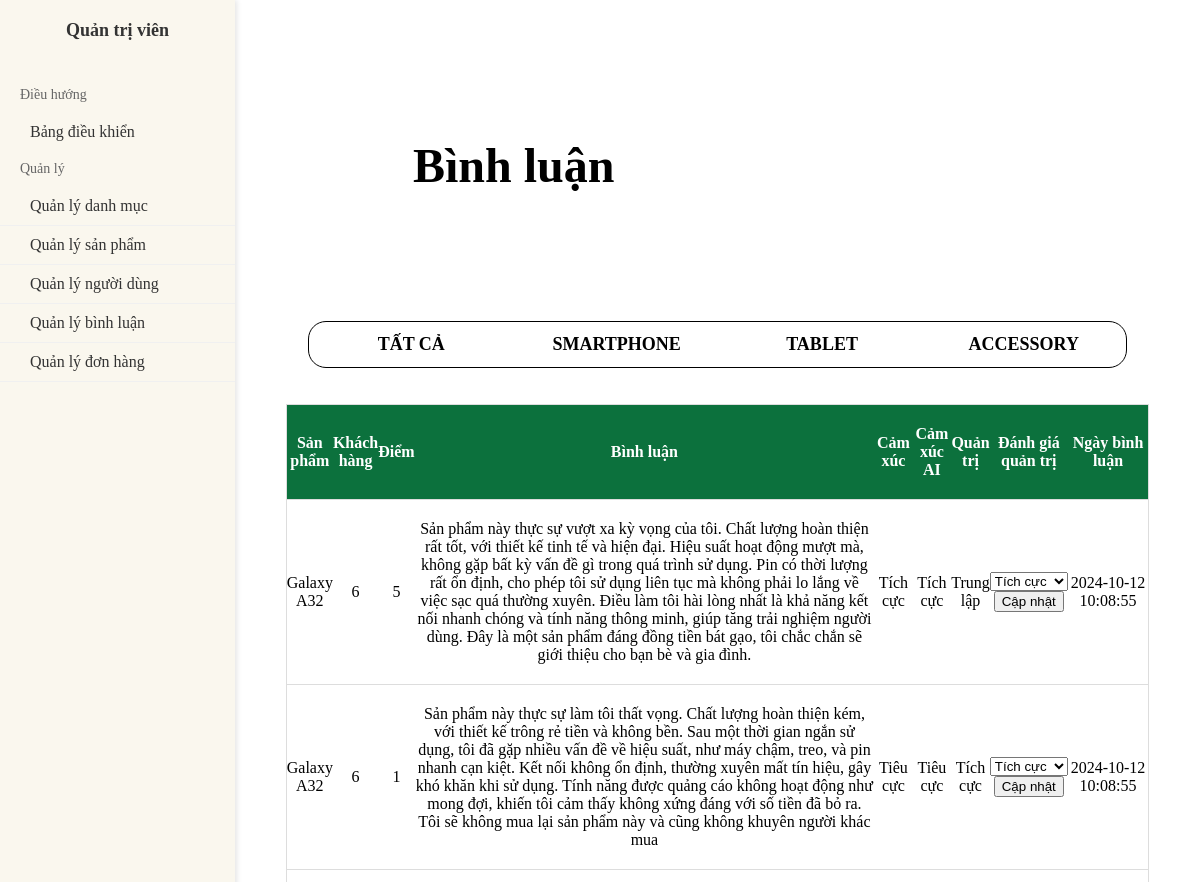
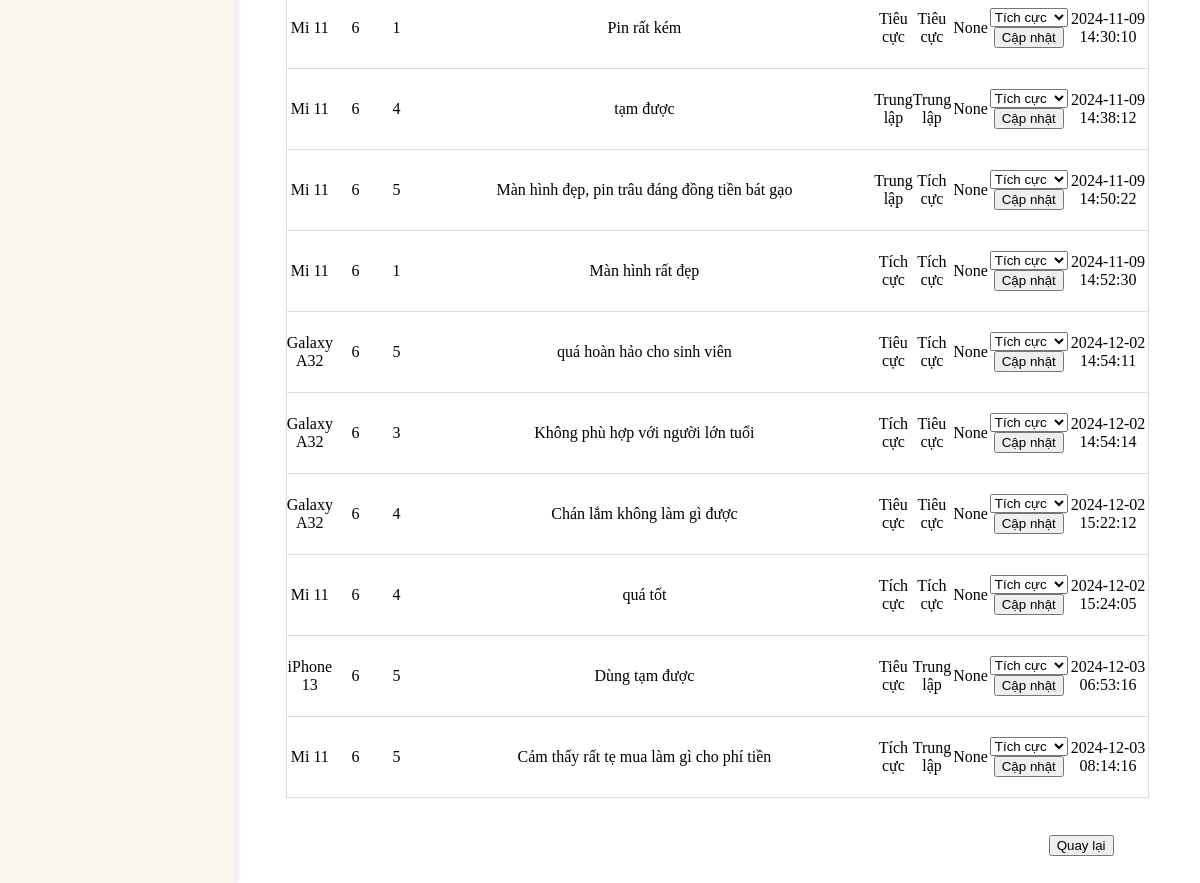
/admin/comment/, run on the app's committed database (2 pictures, top to bottom).
### tables this page shows
CREATE TABLE categories (
    category_id INTEGER PRIMARY KEY AUTOINCREMENT, -- Sửa đổi tên cột
    name TEXT NOT NULL UNIQUE,
    description TEXT,
    created_at DATETIME DEFAULT CURRENT_TIMESTAMP,
    updated_at DATETIME DEFAULT CURRENT_TIMESTAMP
);

CREATE TABLE reviews (
    id INTEGER PRIMARY KEY AUTOINCREMENT,
    user_id INTEGER,
    product_id INTEGER,
    product_variant_id INTEGER,
    rating INTEGER CHECK (rating BETWEEN 1 AND 5),
    comment TEXT,
    sentiment TEXT,  -- Cột để lưu trữ sentiment
    sentiment_ai TEXT,  -- Cột để lưu trữ sentiment do AI đưa ra
    sentiment_ad TEXT,  -- Cột để lưu trữ sentiment do admin đưa ra
    created_at DATETIME DEFAULT CURRENT_TIMESTAMP,
    updated_at DATETIME DEFAULT CURRENT_TIMESTAMP,
    order_item_id INTEGER, -- Đảm bảo cột này được khai báo
    FOREIGN KEY (user_id) REFERENCES users(user_id),
    FOREIGN KEY (product_variant_id) REFERENCES product_variants(variant_id),
    FOREIGN KEY (order_item_id) REFERENCES order_items(item_id)  -- Ràng buộc khóa ngoại đến order_items
);

CREATE TABLE products (
    product_id INTEGER PRIMARY KEY AUTOINCREMENT, -- Sửa đổi tên cột
    name TEXT NOT NULL,
    brand_id INTEGER,
    description TEXT,
    average_rating DECIMAL(3, 2) DEFAULT 0,
    review_count INTEGER DEFAULT 0,
    category_id INTEGER,
    price DECIMAL(10, 2) DEFAULT 0, -- Giá cơ bản cho sản phẩm
    image_url TEXT, -- Hình ảnh chính cho sản phẩm
    total_stock INTEGER DEFAULT 0, -- Tổng số lượng tồn kho
    total_sold INTEGER DEFAULT 0, -- Tổng số lượng đã bán
    is_variants INTEGER DEFAULT 0, -- Xác định sản phẩm có biến thể hay không (0 = không, 1 = có)
    is_active INTEGER DEFAULT 1, -- Trạng thái hoạt động của sản phẩm (0 = không hoạt động, 1 = hoạt động)
    created_at DATETIME DEFAULT CURRENT_TIMESTAMP,
    updated_at DATETIME DEFAULT CURRENT_TIMESTAMP, positive_summary TEXT, negative_summary TEXT,
    FOREIGN KEY (brand_id) REFERENCES brands(brand_id),
    FOREIGN KEY (category_id) REFERENCES categories(category_id)
);

### main.py (the view, shortened to what this page needs)
@app.route('/admin/comment/', defaults={'category_id': None, 'product_id': None}, methods=['GET', 'POST'])
@app.route('/admin/comment/category/<int:category_id>', methods=['GET', 'POST'])
@app.route('/admin/comment/product/<int:product_id>', methods=['GET', 'POST'])
def admin_commentss(category_id=None, product_id=None):
    conn = get_db_connection()
    cursor = conn.cursor()
    selected_category_id = None
    selected_product_id = None
    cursor.execute("SELECT * FROM categories")
    categories = cursor.fetchall()
    if product_id is not None:
        cursor.execute("SELECT r.*, p.name FROM reviews r JOIN products p ON r.product_id = p.product_id WHERE r.product_id = ?", (product_id,))
        reviews = cursor.fetchall()
        selected_product_id = product_id
    else:
        cursor.execute("SELECT r.*, p.name FROM reviews r JOIN products p ON r.product_id = p.product_id")
        reviews = cursor.fetchall()
        selected_category_id = None
        selected_product_id = None
    conn.close()
    return render_template('admin/adcomct.html', categories=categories, reviews=reviews, selected_category_id=selected_category_id, selected_product_id=selected_product_id)

### main.py (called while the page is built)
def get_db_connection():
    conn = sqlite3.connect('db/csdl.db')
    conn.row_factory = sqlite3.Row
    return conn

### templates/admin/adcomct.html (shortened to what this page needs)
<!DOCTYPE html>
<html lang="en">
<head>
    <link rel="stylesheet" href="/static/css/qldonhang.css">
</head>
<body>
    <nav class="pcoded-navbar">
        <div class="navbar-wrapper">
            <div class="navbar-content scroll-div">
                <div class="">
                    <div class="main-menu-header">
                        Quản trị viên
                    </div>
                </div>
                <ul class="nav pcoded-inner-navbar">
                    <li class="nav-item pcoded-menu-caption">
                        <label>Điều hướng</label>
                    </li>
                    <li class="nav-item">
                        <a href="/admin/" class="nav-link">
                            <span class="pcoded-mtext">Bảng điều khiển</span>
                        </a>
                    </li>
                    <li class="nav-item pcoded-menu-caption">
                        <label>Quản lý</label>
                    </li>
                    <li class="nav-item management-item">
                        <a href="/admin/category" class="nav-link">
                            <span class="pcoded-mtext">Quản lý danh mục</span>
                        </a>
                    </li>
                    <li class="nav-item management-item">
                        <a href="/admin/products" class="nav-link">
                            <span class="pcoded-mtext">Quản lý sản phẩm</span>
                        </a>
                    </li>
                    <li class="nav-item management-item">
                        <a href="/admin/users" class="nav-link"><span class="pcoded-mtext">Quản lý người dùng</span></a>
                    </li>
                    <li class="nav-item management-item">
                        <a href="/admin/comments" class="nav-link"><span class="pcoded-mtext">Quản lý bình luận</span></a>
                    </li>
                    <li class="nav-item management-item">
                        <a href="/admin/qldonhang" class="nav-link"><span class="pcoded-mtext">Quản lý đơn hàng</span></a>
                    </li>
                </ul>
            </div>
        </div>
    </nav>
    <div class="pcoded-main-container">
    <section id="history-title">
        <h1>Bình luận</h1>
    </section>
    <div class="history-container">
        <table class="order-statuses">
            <tr>
                <th><a href="/admin/comment" class="filter-order-status">Tất cả</a></th>
                {% for category in categories %}
                <th><a href="/admin/comment/category/{{ category['category_id'] }}" class="filter-order-status">{{ category['name'] }}</a></th>
                {% endfor %}
            </tr>
        </table>
        <table class="order-details">
            <tr>
                <th>Sản phẩm</th>
                <th >Khách hàng</th>
                <th >Điểm</th>
                <th style="width: 800px;">Bình luận</th>
                <th >Cảm xúc </th>
                <th >Cảm xúc AI</th>
                <th>Quản trị</th>
                <th>Đánh giá quản trị</th>
                <th style="width: 100px;">Ngày bình luận</th>
            </tr>
            {% for review in reviews %}
            <tr>
                <td>{{ review['name'] }}</td>
                <td>{{ review['user_id'] }}</td>
                <td>{{ review['rating'] }}</td>
                <td>{{ review['comment'] }}</td>
                <td>{{ review['sentiment'] }}</td>
                <td>{{ review['sentiment_ai'] }}</td>
                <td>{{ review['sentiment_ad'] }}</td>
                <td>
                    <form method="POST" style="display:inline;" action="/admin/update_admin_review/{{ review['id'] }}">
                        <select name="admin_sentiment">
                            <option value="Tích cực" {% if review['admin_sentiment'] == 'Tích cực' %}selected{% endif %}>Tích cực</option>
                        </select>
                        <button type="submit">Cập nhật</button>
                    </form>
                </td>
                <td>{{ review['created_at'] }}</td>
            </tr>
            {% endfor %}
        </table>
        <div class="nutdh" style="margin-left: 80%;">
            <a href="/admin/comments"><button class="buy-now-btn">Quay lại</button></a>
        </div>
    </div>
    </div>
</body>
</html>

### static/css/qldonhang.css (style rules this page uses)
.pcoded-navbar { background-color: #FAF7EE; color: #333; width: 235px; position: fixed; top: 0; left: 0; height: 100%; box-shadow: 2px 0 5px rgba(0, 0, 0, 0.1); overflow-y: auto; z-index: 1000; }
.main-menu-header { padding: 20px; text-align: center; font-weight: bold; font-size: 18px; }
.pcoded-inner-navbar { list-style-type: none; padding: 0; }
.nav-item { position: relative; }
.nav-link { display: flex; align-items: center; padding: 10px 20px; color: #333; text-decoration: none; transition: background 0.3s; }
.pcoded-menu-caption { padding: 10px 20px; font-size: 14px; color: #666; }
.management-item { border-bottom: 1px solid #f0f0f0; }
.pcoded-main-container { margin-left: 235px; padding: 20px; }
#history-title { background-color: #fff; padding: 70px 150px; font-weight: 700; font-size: 32px; }
.history-container { text-align: center; }
.history-container .order-statuses { margin: 2% auto; width: 90%; border-radius: 18px; overflow: hidden; border: 1px solid #000; }
.history-container .order-statuses a { text-decoration: none; text-transform: uppercase; color: #000; font-size: 18px; }
.history-container .order-statuses th { width: 15%; font-weight: 600; padding: 10px 0; }
.history-container .order-details { margin: 4% auto; width: 95%; overflow: hidden; border: 1px solid #ddd; border-collapse: collapse; }
.order-details th { background-color: #0C713D; color: #fff; }
.order-details th, .order-details td { border-bottom: 1px solid #ddd; padding: 20px 0; }

### data on the page
categories: name "SMARTPHONE"
categories: name "TABLET"
categories: name "ACCESSORY"
reviews: name "Galaxy A32", user_id "6", rating "5", comment "Sản phẩm này thực sự vượt xa kỳ vọng của tôi. Chất lượng hoàn thiện rất tốt, với thiết kế tinh tế và hiện đại. Hiệu suất hoạt động mượt mà, không gặp bất kỳ vấn đề gì trong quá trình sử dụng. Pin có thời lượng rất ổn định, cho phép tôi sử dụng liên tục mà không phải lo lắng về việc sạc quá thường xuyên. Điều làm tôi hài lòng nhất là khả năng kết nối nhanh chóng và tính năng thông minh, giúp tăng trải nghiệm người dùng. Đây là một sản phẩm đáng đồng tiền bát gạo, tôi chắc chắn sẽ giới thiệu cho bạn bè và gia đình.", sentiment "Tích cực", sentiment_ai "Tích cực", sentiment_ad "Trung lập", created_at "2024-10-12 10:08:55"
reviews: name "Galaxy A32", user_id "6", rating "1", comment "Sản phẩm này thực sự làm tôi thất vọng. Chất lượng hoàn thiện kém, với thiết kế trông rẻ tiền và không bền. Sau một thời gian ngắn sử dụng, tôi đã gặp nhiều vấn đề về hiệu suất, như máy chậm, treo, và pin nhanh cạn kiệt. Kết nối không ổn định, thường xuyên mất tín hiệu, gây khó khăn khi sử dụng. Tính năng được quảng cáo không hoạt động như mong đợi, khiến tôi cảm thấy không xứng đáng với số tiền đã bỏ ra. Tôi sẽ không mua lại sản phẩm này và cũng không khuyên người khác mua", sentiment "Tiêu cực", sentiment_ai "Tiêu cực", sentiment_ad "Tích cực", created_at "2024-10-12 10:08:55"
reviews: name "Mi 11", user_id "6", rating "1", comment "Pin rất kém", sentiment "Tiêu cực", sentiment_ai "Tiêu cực", sentiment_ad "None", created_at "2024-11-09 14:30:10"
reviews: name "Mi 11", user_id "6", rating "4", comment "tạm được", sentiment "Trung lập", sentiment_ai "Trung lập", sentiment_ad "None", created_at "2024-11-09 14:38:12"
reviews: name "Mi 11", user_id "6", rating "5", comment "Màn hình đẹp, pin trâu đáng đồng tiền bát gạo", sentiment "Trung lập", sentiment_ai "Tích cực", sentiment_ad "None", created_at "2024-11-09 14:50:22"
reviews: name "Mi 11", user_id "6", rating "1", comment "Màn hình rất đẹp", sentiment "Tích cực", sentiment_ai "Tích cực", sentiment_ad "None", created_at "2024-11-09 14:52:30"
reviews: name "Galaxy A32", user_id "6", rating "5", comment "quá hoàn hảo cho sinh viên", sentiment "Tiêu cực", sentiment_ai "Tích cực", sentiment_ad "None", created_at "2024-12-02 14:54:11"
reviews: name "Galaxy A32", user_id "6", rating "3", comment "Không phù hợp với người lớn tuổi", sentiment "Tích cực", sentiment_ai "Tiêu cực", sentiment_ad "None", created_at "2024-12-02 14:54:14"
reviews: name "Galaxy A32", user_id "6", rating "4", comment "Chán lắm không làm gì được", sentiment "Tiêu cực", sentiment_ai "Tiêu cực", sentiment_ad "None", created_at "2024-12-02 15:22:12"
reviews: name "Mi 11", user_id "6", rating "4", comment "quá tốt", sentiment "Tích cực", sentiment_ai "Tích cực", sentiment_ad "None", created_at "2024-12-02 15:24:05"
reviews: name "iPhone 13", user_id "6", rating "5", comment "Dùng tạm được", sentiment "Tiêu cực", sentiment_ai "Trung lập", sentiment_ad "None", created_at "2024-12-03 06:53:16"
reviews: name "Mi 11", user_id "6", rating "5", comment "Cảm thấy rất tẹ mua làm gì cho phí tiền", sentiment "Tích cực", sentiment_ai "Trung lập", sentiment_ad "None", created_at "2024-12-03 08:14:16"
